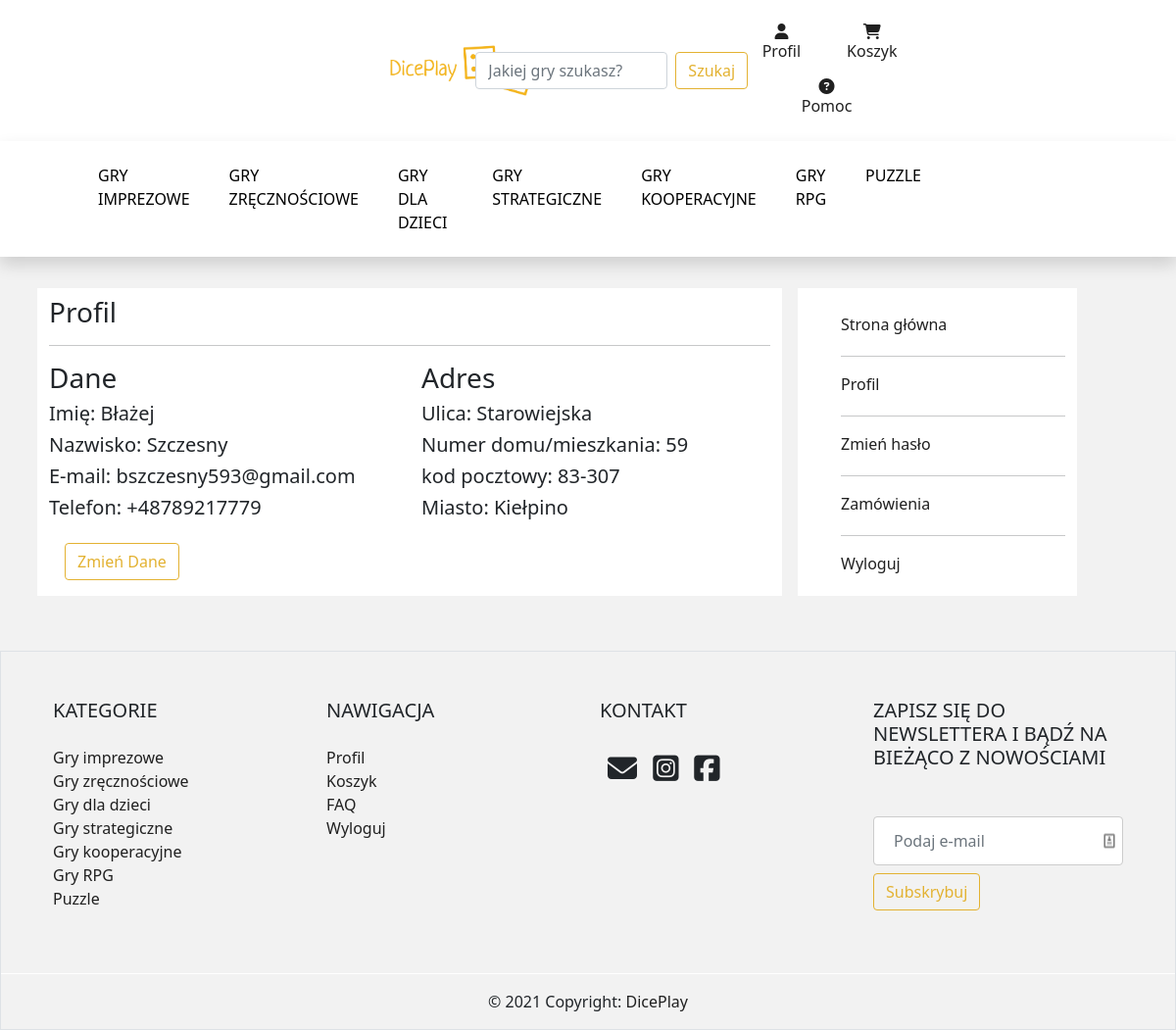
The page /profil/ (signed in) on the database its author committed.
### main/models.py (models this page shows, shortened)
class UserProfile(models.Model):
    user = models.OneToOneField(User, on_delete=models.CASCADE)
    id = models.AutoField(primary_key=True)
    street = models.CharField(max_length=50)
    numberOfHouse = models.CharField(max_length=10)
    postCode = models.CharField(max_length=6)
    city = models.CharField(max_length=20)
    phone = PhoneNumberField(null=False, blank=False, unique=True)

### main/views.py (the view)
# urls.py: path('profil/', profile, name='profileDetail'),
@login_required
def profile(request):
    userDetails = UserProfile.objects.filter(user__username=request.user)
    return render(request, 'profil.html', {'userDetails': userDetails})

### templates/profil.html (shortened to what this page needs)
{% extends 'main.html' %}
{% block body %}
{% load static %}
<div class="container">
    <div class="row">
        <div class="col-8 m-2" style="background-color: white;">
            <h3 class="pt-2">Profil</h3>
            <hr/>
            {% for data in userDetails %}
            <div class="row">
                <div class="col">
                    <h3>Dane</h3>
                    <h5>Imię: {{user.first_name}}</h5>
                    <h5>Nazwisko: {{user.last_name }}</h5>
                    <h5>E-mail: {{data.user.email}}</h5>
                    <h5>Telefon: {{data.phone}}</h5>
                </div>
                <div class="col">
                    <h3>Adres</h3>
                    <h5>Ulica: {{data.street}}</h5>
                    <h5>Numer domu/mieszkania: {{data.numberOfHouse}}</h5>
                    <h5>kod pocztowy: {{data.postCode}}</h5>
                    <h5>Miasto: {{data.city}}</h5>
                </div>
            </div>
            <a href="/edycjaProfilu/"><button type="submit" class="m-3 btn btn-search">Zmień Dane</button></a>
                 {% endfor %}
        </div>
        <div id="profile-list" class="col-3 m-2"style="background-color: white;">
           <ul>
               <a href="/"><li>Strona główna</li></a>
               <hr/>
               <a href="/profil"><li>Profil</li></a>
               <hr/>
               <a href="/haslo"><li>Zmień hasło</li></a>
               <hr/>
               <a href="/zamowienia"><li>Zamówienia</li></a>
               <hr/>
               <a href="/logout"><li>Wyloguj</li></a>
           </ul>
        </div>
    </div>
</div>
{% endblock %}

### static/css/style.css (style rules this page uses)
html, body { margin:0px; padding:0px; background-color:#f2f2f2; }
a:link,a:visited,a:active { color: #202020; text-decoration: none; }
.btn-search { border-color: #E3B232; color: #E3B232; }
.container { padding-top: 2%; }
#profile-list ul { list-style-type: none; padding-top: 25px; }
#profile-list li { margin-bottom: 20px; }

### rows shown on the page
UserProfile: user.email "bszczesny593@gmail.com", phone "+48789217779", street "Starowiejska", numberOfHouse "59", postCode "83-307", city "Kiełpino"

### other values the page prints
{{ user.first_name }} "Błażej"
{{ user.last_name }} "Szczesny"
